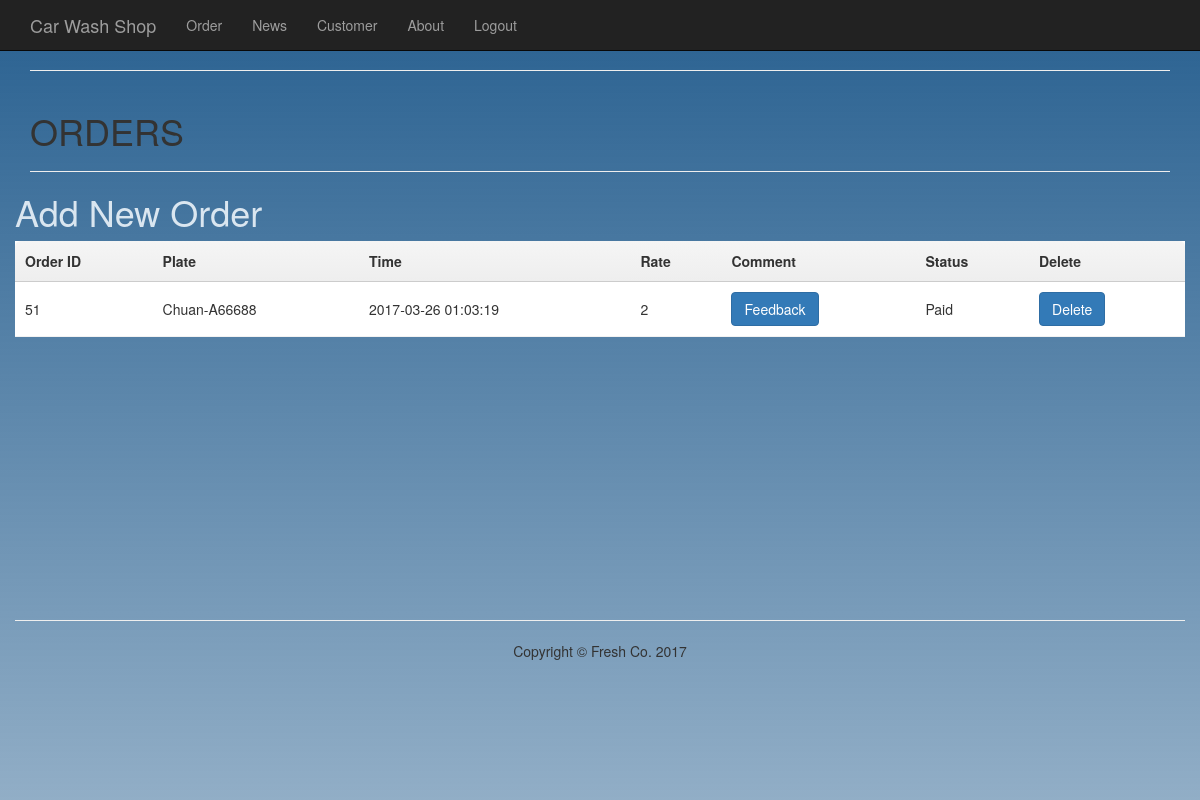
The app's page /index.php?page=order (signed in) with its own data.
### tables this page shows
CREATE TABLE IF NOT EXISTS `orders` (
  `id` int(10) unsigned NOT NULL,
  `cus_id` int(10) unsigned DEFAULT NULL,
  `Date` date DEFAULT NULL,
  `Time` time DEFAULT NULL,
  `status` int(11) DEFAULT NULL,
  `rate` int(11) NOT NULL
);

CREATE TABLE IF NOT EXISTS `car` (
  `id` int(11) NOT NULL,
  `plate` varchar(50) DEFAULT NULL,
  `brand` varchar(100) DEFAULT NULL,
  `color` varchar(100) DEFAULT NULL,
  `cus_id` int(10) unsigned DEFAULT NULL
);

### inc/db.php (called while the page is built, shortened)
<?php
 class Mysql{
	function __construct(){
		$this->conn=$this->getConn();
	}
	function getConn(){
        $conn =  mysql_connect('localhost','root','0618') or die("Cannot connect to server".mysql_error());
        $db = mysql_select_db("carwashing",$conn);
        return $conn;
    }
	function fetch($result){
        $row = mysql_fetch_array($result);
        return $row;
    }
	function query($sql){
        $res = mysql_query($sql,$this->conn) or die(mysql_error());
		return $res;
	}
}
$mysql = new Mysql();
?>

### app/order.php (the view, shortened to what this page needs)
<div class="container">
        <hr>
        <div class="row">
            <div class="col-sm-12 col-md-offset-0">
                <h1>ORDERS</h1>
				<hr>
			</div>
				<h1><a href="index.php?page=addorder" class="addorder">Add New Order</a></h1>
				<table class="zebra">
					<thead>
						<tr>
				       	 	<th>Order ID</th>
							<th>Plate</th>
							<th>Time</th>
							<th>Rate</th>
							<th>Comment</th>
							<th>Status</th>
							<th>Delete</th>
					</thead>
						<?php
					$sql_orders = "SELECT o.id,c.plate,CONCAT(Date,' ',Time) AS time,o.status,o.rate FROM orders AS o INNER JOIN order_service AS os ON o.id=os.order_id INNER JOIN car AS c ON c.id=os.car_id WHERE o.cus_id='".$_SESSION['customer_id']."'";
					$result_orders = $mysql->query($sql_orders);
					while ($row_orders = $mysql->fetch($result_orders)){
						?>
		            <tr>
					 <td><?php echo $row_orders['id']; ?></td>
		             <td><?php echo $row_orders['plate']; ?></td>
		             <td><?php echo $row_orders['time']; ?></td>
		             <td><?php echo $row_orders['rate']; ?></td>
					 <td>
						 <form method="post">
						 	 <input type="button" onClick="disp_prompt()" value="Feedback" class="btn btn-primary"/>
						 </form>
					 </td>
					 <td>
						<?php
						switch($row_orders['status']){
							case 4: echo 'Paid';break;
						}
						?>
					 </td>
					 <td>
						<a href ="javascript:if(confirm('Are You Sure to Delete?'))location='index.php?page=order&id=<?php echo $row_orders['id']?>'" class="btn btn-primary">Delete </a>
					 </td>
					</tr>
		 				<?php
		 			}
		 				?>
				</table>
        		</div>
    	</div>

### static/css/business-frontpage.css (style rules this page uses)
table { *border-collapse: collapse; border-spacing: 0; width: 100%; }
.zebra td, .zebra th { padding: 10px; border-bottom: 1px solid #f2f2f2; }
.zebra th { text-align: left; text-shadow: 0 1px 0 rgba(255,255,255,.5); border-bottom: 1px solid #ccc; background-color: #eee; background-image: -webkit-gradient(linear, left top, left bottom, from(#f5f5f5), to(#eee)); background-image: -webkit-linear-gradient(top, #f5f5f5, #eee); background-image: -moz-linear-gradient(top, #f5f5f5, #eee); background-image: -ms-linear-gradient(top, #f5f5f5, #eee); background-image: -o-linear-gradient(top, #f5f5f5, #eee); background-image: linear-gradient(top, #f5f5f5, #eee); }
.zebra th:first-child { -moz-border-radius: 6px 0 0 0; -webkit-border-radius: 6px 0 0 0; border-radius: 6px 0 0 0; }
.zebra th:last-child { -moz-border-radius: 0 6px 0 0; -webkit-border-radius: 0 6px 0 0; border-radius: 0 6px 0 0; }
.zebra { background: white; }

### static/css/frontend.css (style rules this page uses)
.addorder { color:#dae6f0; }

### records on screen
orders: id "51", car.plate "Chuan-A66688", time "2017-03-26 01:03:19", rate "2", shows "Paid"
